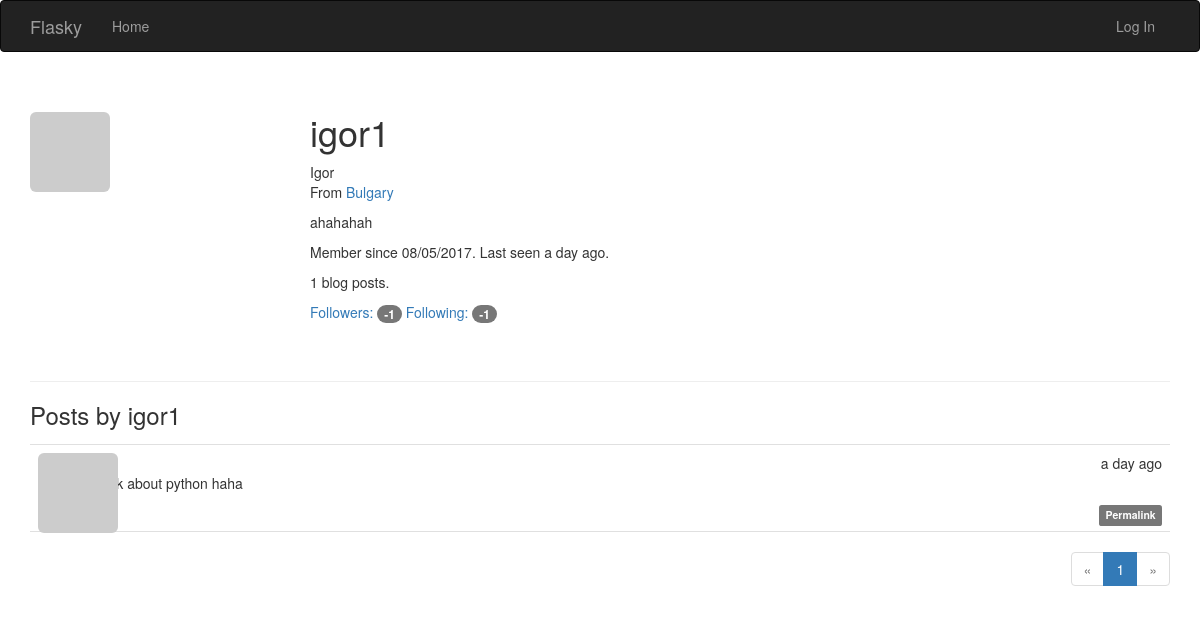
Before: /user/igor1 with the older database file.
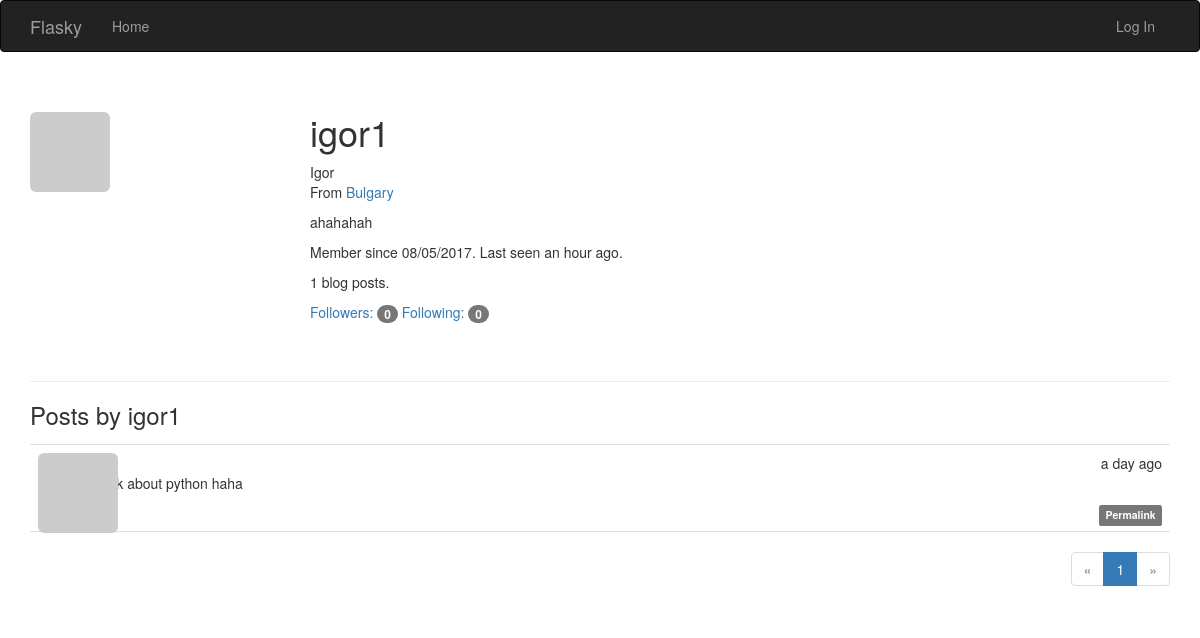
After: the same page with the newer database file.
### app/models.py (models this page shows, shortened)
class User(UserMixin, db.Model):
    __tablename__ = 'users'
    id = db.Column(db.Integer, primary_key=True)
    email = db.Column(db.String(64), unique=True, index=True)
    username = db.Column(db.String(64), unique=True, index=True)
    role_id = db.Column(db.Integer, db.ForeignKey('roles.id'))
    password_hash = db.Column(db.String(128))
    confirmed = db.Column(db.Boolean, default=False)
    name = db.Column(db.String(64))
    location = db.Column(db.String(64))
    about_me = db.Column(db.Text())
    member_since = db.Column(db.DateTime(), default=datetime.utcnow)
    last_seen = db.Column(db.DateTime(), default=datetime.utcnow)
    avatar_hash = db.Column(db.String(32))
    posts = db.relationship('Post', backref='author', lazy='dynamic')
    followed = db.relationship('Follow', foreign_keys=[Follow.follower_id], backref=db.backref('follower', lazy='joined'), lazy='dynamic', cascade='all, delete-orphan')
    followers = db.relationship('Follow', foreign_keys=[Follow.followed_id], backref=db.backref('followed', lazy='joined'), lazy='dynamic', cascade='all, delete-orphan')
    def gravatar(self, size=100, default='identicon', rating='g'):
        if request.is_secure:
            url = 'https://secure.gravatar.com/avatar'
        else:
            url = 'http://www.gravatar.com/avatar'
        try:
            hash = self.avatar_hash or hashlib.md5(self.email.encode('utf-8')).hexdigest()
        except:
            hash = self.avatar_hash
        return '{url}/{hash}?s={size}&d={default}&r={rating}'.format(url=url, hash=hash, size=size, default=default, rating=rating)
    @property
    def password(self):
        raise AttributeError('password is not a readable attribute')

class Post(db.Model):
    __tablename__ = 'posts'
    id = db.Column(db.Integer, primary_key=True)
    body = db.Column(db.Text)
    timestamp = db.Column(db.DateTime, index=True, default=datetime.utcnow)
    author_id = db.Column(db.Integer, db.ForeignKey('users.id'))
    body_html = db.Column(db.Text)

### app/main/views.py (the view)
@main.route('/user/<username>')
def user(username):
    user = User.query.filter_by(username=username).first_or_404()
    page = request.args.get('page', 1, type=int)
    pagination = user.posts.order_by(Post.timestamp.desc()).paginate(page, per_page=current_app.config['FLASKY_POSTS_PER_PAGE'],error_out=False)
    posts = pagination.items
    return render_template('user.html', user=user, posts=posts, pagination=pagination)

### app/auth/views.py (called while the page is built)
@auth.before_app_request
def before_request():
    if current_user.is_authenticated:
        current_user.ping()
        if not current_user.confirmed and request.endpoint and request.endpoint[:5] != 'auth.' and request.endpoint != 'static':
            return redirect(url_for('auth.unconfirmed'))

### app/main/__init__.py (called while the page is built)
@main.app_context_processor
def inject_permissions():
    return dict(Permission=Permission)

### app/models.py (called while the page is built)
    def can(self, permissions):
        return False

    def is_administrator(self):
        return False

### app/templates/user.html (shortened to what this page needs)
{% extends "base.html" %}
{% import "_macros.html" as macros %}
{% block page_content %}
<div class="page-header">
	<img class="img-rounded profile-thumbnail" src="{{ user.gravatar(size=256) }}">
		<div class="profile-header">
			<h1>{{ user.username }}</h1>
			{% if user.name or user.location %}
			<p>
				{% if user.name %}{{ user.name }}<br>{% endif %}
				{% if user.location %}
					From <a href="http://maps.google.com/?q={{ user.location }}">{{ user.location }}</a><br>
				{% endif %}
			</p>
			{% endif %}
			{% if user.about_me %}<p>{{ user.about_me }}</p>{% endif %}
			<p>Member since {{ moment(user.member_since).format('L') }}. Last seen {{ moment(user.last_seen).fromNow() }}.</p>
			<p>{{ user.posts.count() }} blog posts.</p>
			<p>
				<a href="{{ url_for('.followers', username=user.username) }}">Followers: <span class="badge">{{ user.followers.count()-1 }}</span></a>
				<a href="{{ url_for('.followed_by', username=user.username) }}">Following: <span class="badge">{{ user.followed.count()-1 }}</span></a>
			</p>
		</div>
</div>
<h3>Posts by {{ user.username }}</h3>
{% include '_posts.html' %}
{% if pagination %}
	<div class="pagination">
		{{ macros.pagination_widget(pagination, '.user', username=user.username) }}
	</div>
{% endif %}
{% endblock %}

### app/templates/base.html (shortened to what this page needs)
{% extends "bootstrap/base.html" %}
{% block head %}
{{ super() }}
<link rel="stylesheet" type="text/css" href="{{ url_for('static', filename='styles.css') }}">
{% endblock %}
{% block navbar %}
<div class="navbar navbar-inverse" role="navigation">
	<div class="container">
		<div class="navbar-header">
			<a class="navbar-brand" href="{{ url_for('main.index') }}">Flasky</a>
		</div>
		<div class="navbar-collapse collapse">
			<ul class="nav navbar-nav">
				<li><a href="{{ url_for('main.index') }}">Home</a></li>
			</ul>
			<ul class="nav navbar-nav navbar-right">
				{% if current_user.is_authenticated %}
				<li class="dropdown">
					<a href="#" class="dropdown-toggle" data-toggle="dropdown">
						<img src="{{ current_user.gravatar(size=18) }}">
						Account <b class="caret"></b>
					</a>
					<ul class="dropdown-menu">
						<li><a href="{{ url_for('auth.change_password') }}">Change Password</a></li>
						<li><a href="{{ url_for('auth.change_email_request') }}">Change Email</a></li>
						<li><a href="{{ url_for('auth.logout') }}">Log Out</a></li>
					</ul>
				</li>
				{% else %}
				<li><a href="{{ url_for('auth.login') }}">Log In</a></li>
				{% endif %}
			</ul>
		</div>
	</div>
</div>
{% endblock %}
{% block content %}
<div class="container">
	{% block page_content %}{% endblock %}
</div>
{% endblock %}

### app/templates/_macros.html
{% macro pagination_widget(pagination, endpoint) %}
<ul class="pagination">
	<li{% if not pagination.has_prev %} class="disabled"{% endif %}>
		<a href="{% if pagination.has_prev %}{{ url_for(endpoint, page=pagination.prev_num, **kwargs) }}{% else %}#{% endif %}">
			&laquo;
		</a>
	</li>
	{% for p in pagination.iter_pages() %}
		{% if p %}
			{% if p == pagination.page %}
			<li class="active">
				<a href="{{ url_for(endpoint, page = p, **kwargs) }}">{{ p }}</a>
			</li>
			{% else %}
			<li>
				<a href="{{ url_for(endpoint, page = p, **kwargs) }}">{{ p }}</a>
			</li>
			{% endif %}
		{% else %}
			<li class="disabled"><a href="#">&hellip;</a></li>
		{% endif %}
	{% endfor %}
	<li{% if not pagination.has_next %} class="disabled"{% endif %}>
		<a href="{% if pagination.has_next %}{{ url_for(endpoint, page=pagination.next_num, **kwargs) }}{% else %}#{% endif %}">
			&raquo;
		</a>
	</li>
</ul>
{% endmacro %}

### app/templates/bootstrap/base.html (shortened to what this page needs)
{% block doc -%}
<!DOCTYPE html>
<html{% block html_attribs %}{% endblock html_attribs %}>
{%- block html %}
  <head>
    {%- block head %}
    {%- block styles %}
    <link href="{{bootstrap_find_resource('css/bootstrap.css', cdn='bootstrap')}}" rel="stylesheet">
    {%- endblock styles %}
    {%- endblock head %}
  </head>
  <body{% block body_attribs %}{% endblock body_attribs %}>
    {% block body -%}
    {% block navbar %}
    {%- endblock navbar %}
    {% block content -%}
    {%- endblock content %}
    {%- endblock body %}
  </body>
{%- endblock html %}
</html>
{% endblock doc -%}

### app/templates/_posts.html (shortened to what this page needs)
<ul class="posts">
	{% for post in posts %}
	<li class="post">
		<div class="post-thumbnail">
			<a href="{{ url_for('.user', username=post.author.username) }}">
				<img class="img-rounded profile-thumbnail" src="{{ post.author.gravatar(size=40) }}">
			</a>
		</div>
		<div class="post-content">
			<div class="post-date">{{ moment(post.timestamp).fromNow() }}</div>
			<div class="post-author"><a href="{{ url_for('.user', username=post.author.username) }}">{{ post.author.username }}</a></div>
			<div class="post-body">
				{% if post.body_html %}
					{{ post.body_html | safe }}
				{% else %}
					{{ post.body }}
				{% endif %}
			</div>
			<div class="post-footer">
				<a href="{{ url_for('.post', id=post.id) }}">
					<span class="label label-default">Permalink</span>
				</a>
			</div>
		</div>
	</li>
	{% endfor %}
</ul>

### app/static/styles.css (style rules this page uses)
.profile-thumbnail { position: absolute; }
.profile-header { min-height: 260px; margin-left: 280px; }
ul.posts { list-style-type: none; padding: 0px; margin: 16px 0px 0px 0px; border-top: 1px solid #e0e0e0; }
ul.posts li.post { padding: 8px; border-bottom: 1px solid #e0e0e0; }
div.post-date { float: right; }
div.post-author { font-weight: bold; }
div.post-thumbnail { position: absolute; }
div.post-content { margin-left: 48px; min-height: 48px; }
div.pagination { width: 100%; text-align: right; padding: 0px; margin: 0px; }
div.post-footer { text-align: right; }

Changed rows visible on the page:
changed User "igor1": last_seen "a day ago" → "an hour ago"
Other visible differences:
{{ user.followers.count()-1 }}: "-1" → "0"
{{ user.followed.count()-1 }}: "-1" → "0"
